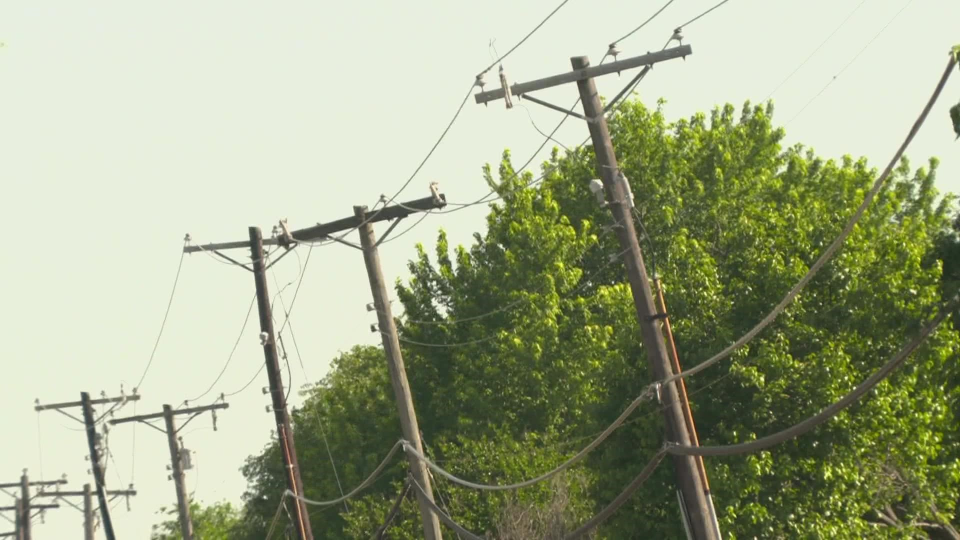
#> input picture src/images/4252e05d-2a6d-4d29-975e-b09a950f60f3_1920x1080.jpg, 1920 x 1080 px (shown at 1/2 size)
$ python preprocess.py images/4252e05d-2a6d-4d29-975e-b09a950f60f3_1920x1080.jpg
#> lines starting #> are read from the running program, lines starting #| are printed output that depends on the picture
#> further down, img is the input picture: shape (1080, 1920, 3); mean B, G, R 137.9, 168.9, 161.1
import cv2
import numpy as np
import sys

def preprocess(img):
    # Resize if too large
    h, w = img.shape[:2]
#> h = 1080; w = 1920
    if w > 1024 or h > 1024:
        scale = min(1024/w, 1024/h)
#> scale = 0.533
        img = cv2.resize(img, (int(w*scale), int(h*scale)))
#> img: shape (576, 1024, 3)

    # Enhance contrast
    lab = cv2.cvtColor(img, cv2.COLOR_BGR2LAB)
#> lab: shape (576, 1024, 3); mean of channels 0, 1, 2 170.2, 120, 143.5
    l, a, b = cv2.split(lab)
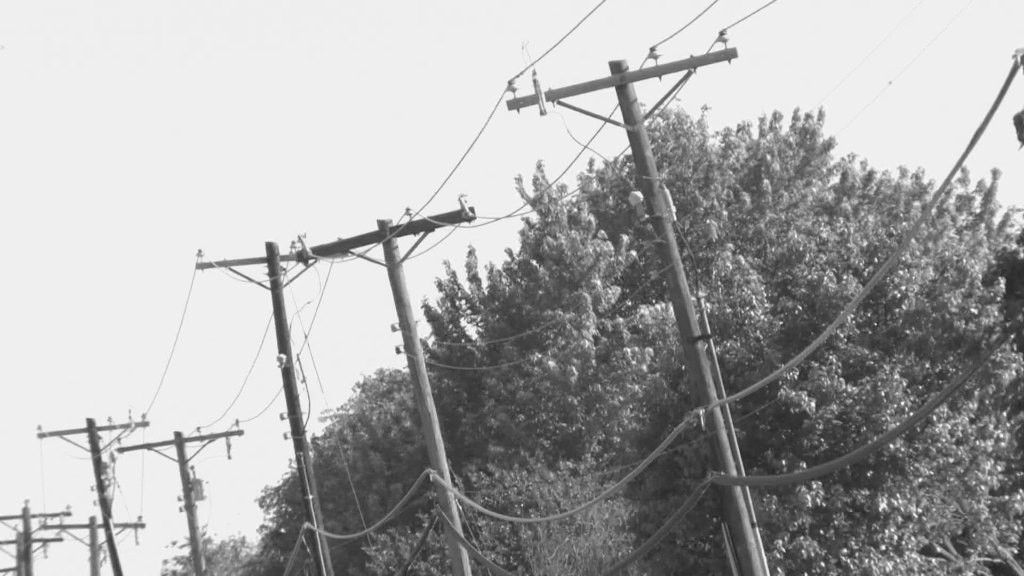
#> l: shape (576, 1024); min 32, max 251, mean 170.2
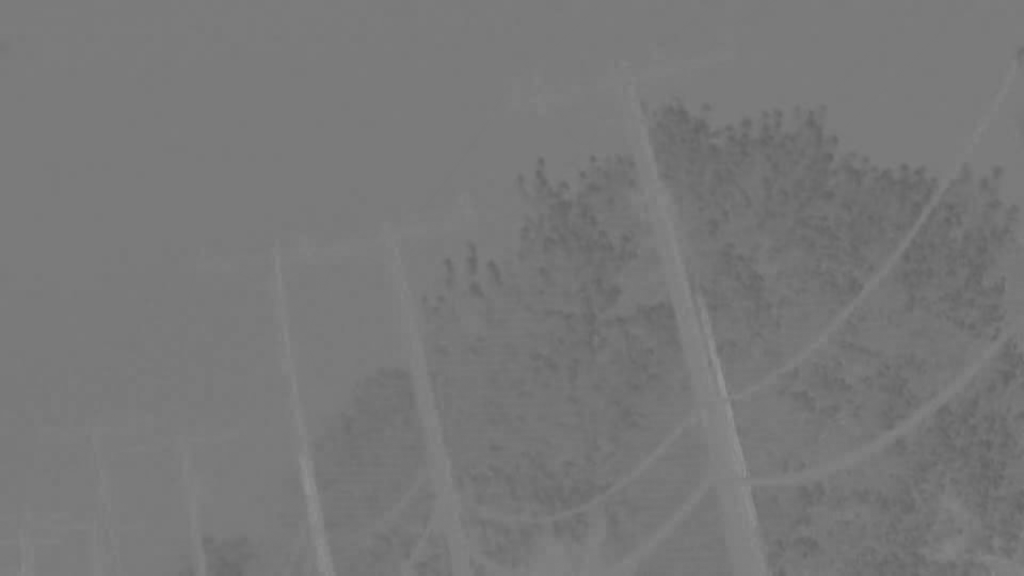
#> a: shape (576, 1024); min 98, max 147, mean 120
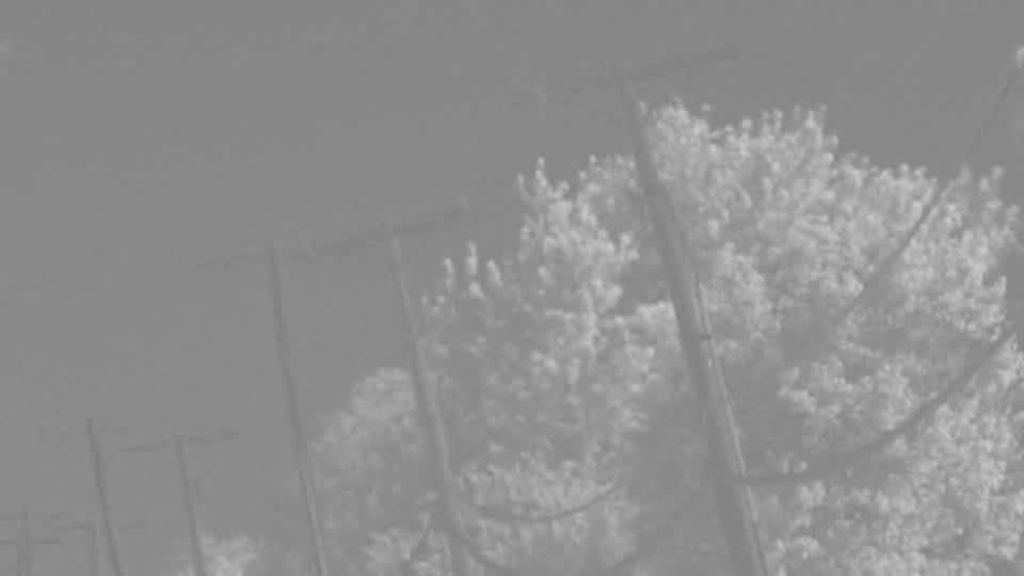
#> b: shape (576, 1024); min 124, max 202, mean 143.5
    clahe = cv2.createCLAHE(clipLimit=2.0, tileGridSize=(8,8))
    l = clahe.apply(l)
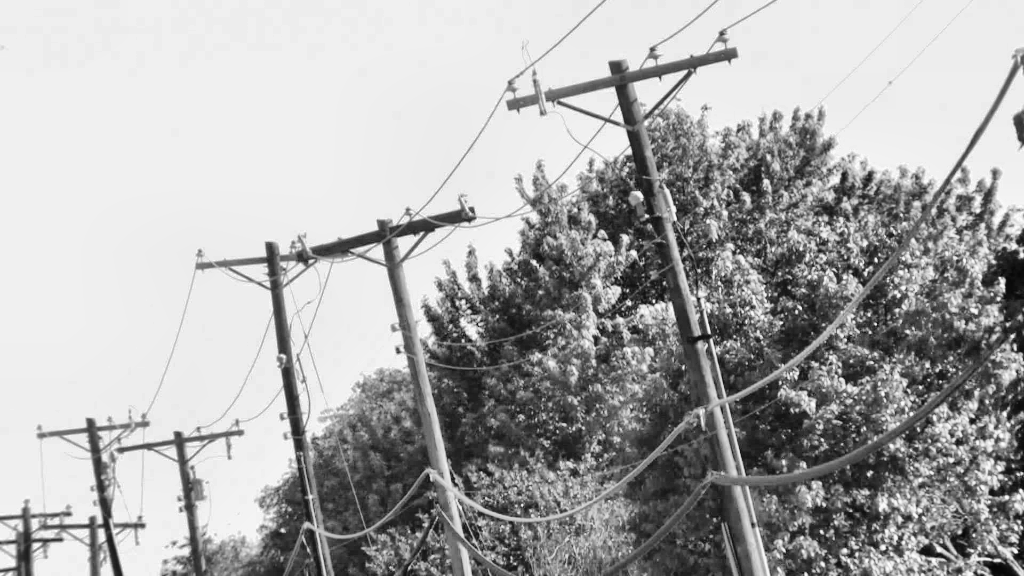
#> l: shape (576, 1024); min 5, max 254, mean 171.3
    img = cv2.cvtColor(cv2.merge((l, a, b)), cv2.COLOR_LAB2BGR)
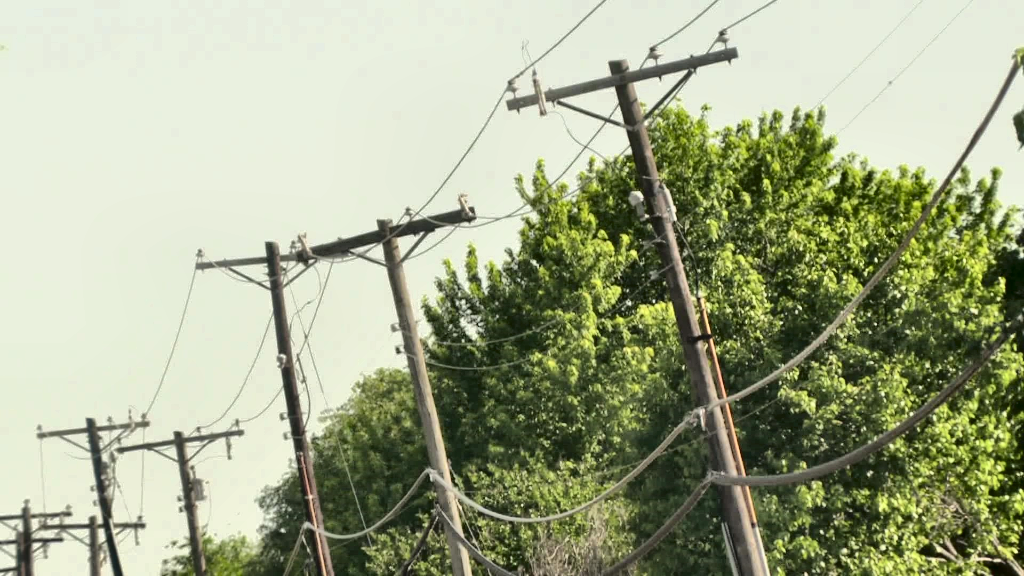
#> img: shape (576, 1024, 3); mean B, G, R 139.5, 170.6, 163.1

    # Sharpen
    blurred = cv2.GaussianBlur(img, (0, 0), 3)
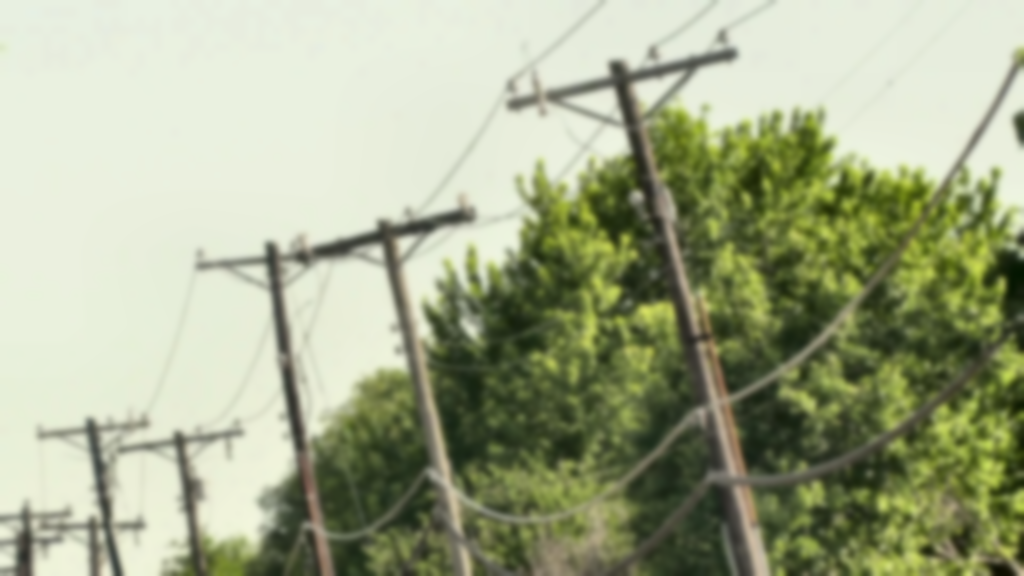
#> blurred: shape (576, 1024, 3); mean B, G, R 139.5, 170.6, 163.2
    img = cv2.addWeighted(img, 1.5, blurred, -0.5, 0)
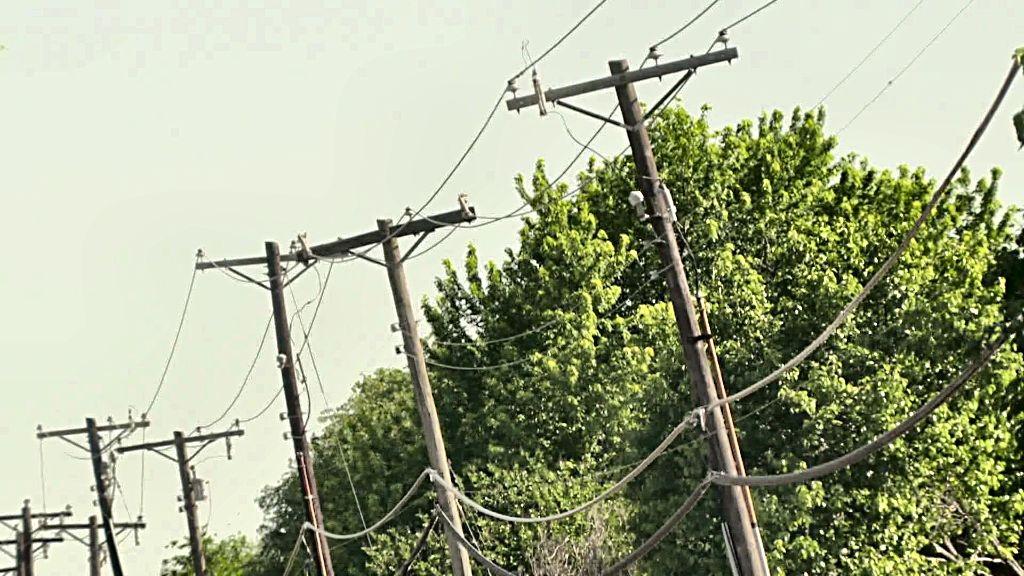
#> img: shape (576, 1024, 3); mean B, G, R 139.9, 170.3, 163

    return img

if __name__ == "__main__":
    if len(sys.argv) < 2:
        print("Usage: python preprocess.py <image_path>")
        sys.exit(1)

    import os
    path = sys.argv[1]
    print(f"Loading image from: {path}")

    img = cv2.imread(path)
    if img is None:
        print("ERROR: Could not load image. Check the path is correct.")
        sys.exit(1)

    print("Image loaded successfully.")
    output = preprocess(img)

    # Generate output filename based on input and save to 'processed' folder
    processed_dir = os.path.join(os.path.dirname(__file__), 'processed')
    if not os.path.exists(processed_dir):
        os.makedirs(processed_dir)
    base, ext = os.path.splitext(os.path.basename(path))
    output_filename = f"{base}_processed{ext}"
    output_path = os.path.join(processed_dir, output_filename)
    cv2.imwrite(output_path, output)
    print(f"Done. Saved as {output_path}")

$ run again, on src/images/PoleTag_13.jpg
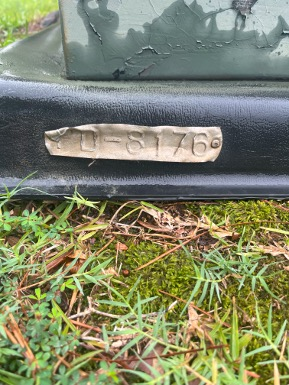
#> input picture src/images/PoleTag_13.jpg, 289 x 385 px
#> img is the input picture: shape (385, 289, 3); mean B, G, R 104.4, 132.9, 128.7
#> lab: shape (385, 289, 3); mean of channels 0, 1, 2 137.6, 122.5, 142.4
#> in preprocess, `blurred = cv2.GaussianBlur(img, (0, 0), 3)`:
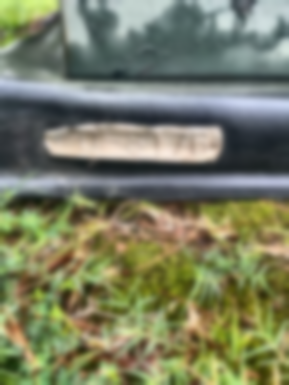
#> blurred: shape (385, 289, 3); mean B, G, R 99.5, 126.7, 122.2
#> in preprocess, `img = cv2.addWeighted(img, 1.5, blurred, -0.5, 0)`:
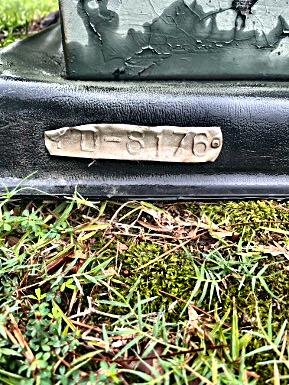
#> img: shape (385, 289, 3); mean B, G, R 102, 125.9, 121.1
